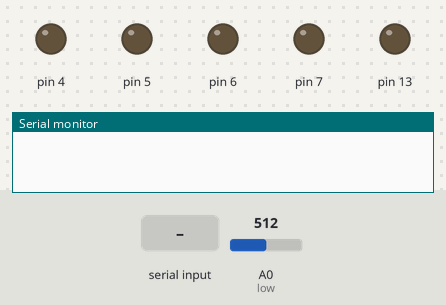
Bench run of a sketch on a simulated Arduino Uno, built with avr-gcc and run on an emulated ATmega328P. Shown: output pins drawn as LEDs (lit = HIGH), the last lines printed to the serial monitor. Dashed ring = blinking. The test bench sets the inputs (shaded band); at power-on: A0 (low) = 512.

Above: at 1.2 s.
1.3 s: "1\n" received over Serial
At 3.5 s:
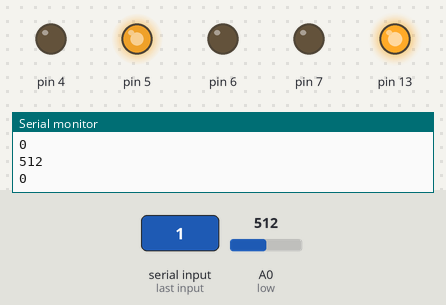
4.0 s: A0 (low) set to 217
5.5 s: A0 (low) set to 182
At 8.4 s:
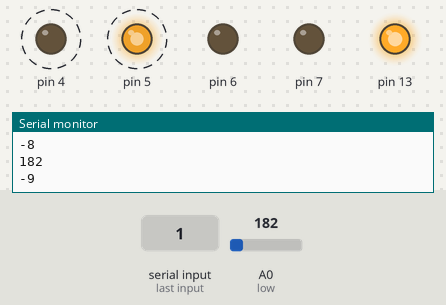
8.5 s: A0 (low) set to 210
At 9.6 s:
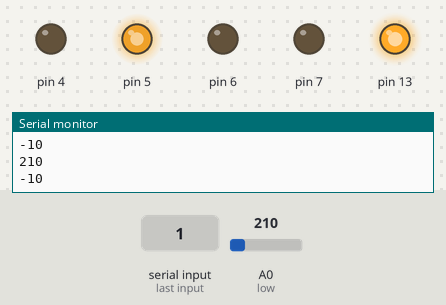
10.0 s: A0 (low) set to 191
At 10.07 s:
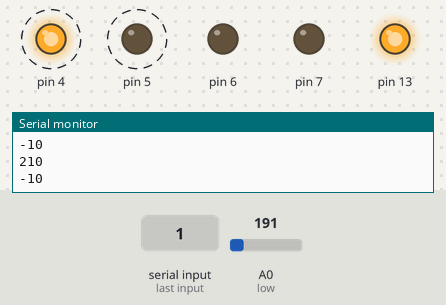
Timing chart, 0 to 14.0 s (numbered marks = the images above; inputs shaded):
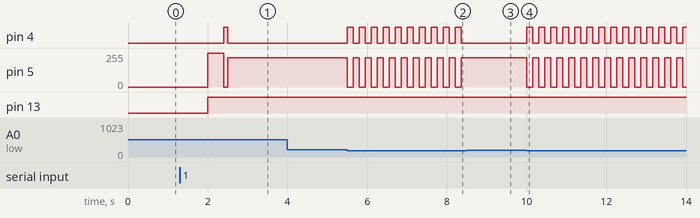

Measured:
- the behaviour switches between 201 and 200 on A0 (low) (found by bisection; images 1 and 2)
- after the input at 1.3 s, pin 4: LOW → HIGH after 1.1 s, → LOW 0.10 s later; pin 5: 0/255 → 255/255 after 0.70 s, → 0/255 0.40 s later, → 220/255 0.10 s later; pin 13: LOW → HIGH after 0.70 s
- after the input at 5.5 s, pin 4: alternates HIGH for 0.15 s and LOW for 0.15 s, starting at once; pin 5: alternates 220/255 for 0.15 s and 0/255 for 0.15 s, starting at once
- after the input at 8.5 s, pin 4: stops changing and stays LOW; pin 5: stops changing and stays 220/255
- after the input at 10.0 s, pin 4: alternates HIGH for 0.15 s and LOW for 0.15 s, starting at once; pin 5: alternates 220/255 for 0.15 s and 0/255 for 0.15 s, starting at once

The sketch:

TSP_ROBOT_finish.ino
```cpp
int locatiex = 0;
int locatiey = 2;
int doelx;
int doely;
boolean gehaaltx = false;
boolean gehaalty = false;
boolean heen = true;
boolean first = true;
int aantal;
int x = 0;
boolean complete = false;
int snelheidv = 210;
int snelheida = 220;
boolean gaterug = false;
int aantalproducten;
int firstloop = 0;
int m = 0;
boolean XorY = false;
boolean eerste = true;
boolean start = false;
boolean yfirst = true;
boolean up;

void setup() {
  pinMode(4, OUTPUT);
  pinMode(5, OUTPUT);
  pinMode(6, OUTPUT);
  pinMode(7, OUTPUT);
  pinMode(13, OUTPUT);
  pinMode(A0, INPUT);//low
  pinMode(A1, INPUT);//high
  Serial.begin(9600);
}

void loop() {
  //get aantal
  int coorx[127];
  int coory[127];
  // First number - Define length
  if (Serial.available() == 1 && eerste == true) {
    aantal = Serial.read() - 48;
    eerste = false;
    Serial.println(aantal);
  }

  //Generate locations based on length
  if (Serial.available() > 0 && eerste == false) {
    for (int i = 0; i < aantal; i++) {
      coorx[i] = Serial.read() - 48;
      delay(350);
      Serial.print("X: ");
      Serial.println(coorx[i]);
    }

    for (int i = 0; i < aantal; i++) {
      coory[i] = Serial.read() - 48;
      delay(350);
      Serial.print("Y: ");
      Serial.println(coory[i]);
    }
    start = true;
  }

  // boot
  if (start == true) {
    //For each object in the list...
    while (m < aantal) {
      //get the coordinates
      doelx = coorx[m];
      doely = coory[m];
      Serial.println(analogRead(A0));
      Serial.println(locatiex);
      gehaalty = false;

      if (locatiey < doely) {
        up = true;
      } else if (locatiey > doely) {
        up = false;
      }

      if (locatiex < doelx) {
        heen = true;
        gehaaltx = false;
        gehaalty = false;
      } else if (locatiex > doelx) {
        heen = false;
        gehaaltx = false;
        gehaalty = false;
      }


      if (locatiex == doelx ) {
        if (analogRead(A0) <= 200 && heen == true) {
          gehaaltx = true;
          digitalWrite(4, HIGH);
          analogWrite(5, 0);
        } else if (analogRead(A0) >= 200 && heen == true && gehaaltx == false) {
          digitalWrite(4, LOW);
          analogWrite(5, 180);
        } else if (analogRead(A0) <= 200 && heen == false) {
          gehaaltx = true;
          digitalWrite(4, HIGH);
          analogWrite(5, 0);
        } else if (analogRead(A0) >= 200 && heen == false && gehaaltx == false) {
          digitalWrite(4, HIGH);
          analogWrite(5, 150);
        }
        delay(5000);
        m++;
      } else if (locatiex <= doelx && gehaaltx == false) {
        digitalWrite (13, HIGH);
        if (analogRead(A0) <= 900 && first == true) {
          digitalWrite(4, HIGH);
          analogWrite(5, 255);
          delay(400);
          digitalWrite(4, HIGH);
          analogWrite(5, 0);
          delay(100);
          first = false;
        } else if (analogRead(A0) <= 700 && first == false) {
          digitalWrite(4, HIGH);
          analogWrite(5, 0);
          delay(150);
          digitalWrite(4, HIGH);
          analogWrite(5, snelheidv);
          delay(150);
          locatiex ++;
        } else if (analogRead(A0) >= 701 && first == false) {
          digitalWrite(4, HIGH);
          analogWrite(5, snelheidv);
        }
      } else if (locatiex >= doelx && gehaaltx == false) {
        digitalWrite (13, HIGH);
        if (analogRead(A0) <= 900 && first == true) {
          digitalWrite(4, LOW);
          analogWrite(5, 255);
          delay(400);
          digitalWrite(4, HIGH);
          analogWrite(5, 0);
          delay(100);
          first = false;
        } else if (analogRead(A0) <= 200 && first == false) {
          digitalWrite(4, HIGH);
          analogWrite(5, 0);
          delay(150);
          digitalWrite(4, LOW);
          analogWrite(5, snelheida);
          delay(150);
          locatiex --;
        } else if (analogRead(A0) >= 201 && first == false) {
          digitalWrite(4, LOW);
          analogWrite(5, snelheida);
        }
      }

    }
  }
}
```
